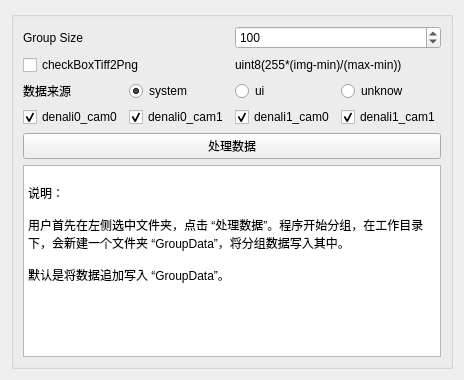
       <widget class="QWidget" name="tabDataPrepare">
        <attribute name="title">
         <string>数据准备</string>
        </attribute>
        <layout class="QVBoxLayout" name="verticalLayout_dataPrepare">
         <item>
          <widget class="QGroupBox" name="groupDataSource">
           <property name="title">
            <string/>
           </property>
           <layout class="QVBoxLayout" name="verticalLayout">
            <item>
             <layout class="QHBoxLayout" name="horizontalLayout_2">
              <item>
               <widget class="QLabel" name="labelGroupSize">
                <property name="text">
                 <string>Group Size</string>
                </property>
               </widget>
              </item>
              <item>
               <widget class="QSpinBox" name="spinBoxGroupSize">
                <property name="minimum">
                 <number>1</number>
                </property>
                <property name="maximum">
                 <number>10000</number>
                </property>
                <property name="value">
                 <number>100</number>
                </property>
               </widget>
              </item>
             </layout>
            </item>
            <item>
             <layout class="QHBoxLayout" name="horizontalLayout_checkBoxTiff2Png">
              <item>
               <widget class="QCheckBox" name="checkBoxTiff2Png">
                <property name="text">
                 <string>checkBoxTiff2Png</string>
                </property>
               </widget>
              </item>
              <item>
               <widget class="QLabel" name="labelTiff2PngHint">
                <property name="text">
                 <string>uint8(255*(img-min)/(max-min))</string>
                </property>
               </widget>
              </item>
             </layout>
            </item>
            <item>
             <layout class="QHBoxLayout" name="horizontalLayout_dataSourceType">
              <item>
               <widget class="QLabel" name="labelDataSource">
                <property name="text">
                 <string>数据来源</string>
                </property>
               </widget>
              </item>
              <item>
               <widget class="QRadioButton" name="radioSystem">
                <property name="toolTip">
                 <string>由现有系统采集，根据时间区分denali0，denali1</string>
                </property>
                <property name="text">
                 <string>system</string>
                </property>
                <property name="checked">
                 <bool>true</bool>
                </property>
               </widget>
              </item>
              <item>
               <widget class="QRadioButton" name="radioUi">
                <property name="text">
                 <string>ui</string>
                </property>
               </widget>
              </item>
              <item>
               <widget class="QRadioButton" name="radioUnknow">
                <property name="toolTip">
                 <string>不知道数据来源，只能所有图片混在一起分</string>
                </property>
                <property name="text">
                 <string>unknow</string>
                </property>
               </widget>
              </item>
             </layout>
            </item>
            <item>
             <layout class="QHBoxLayout" name="horizontalLayout_denaliCams">
              <item>
               <widget class="QCheckBox" name="checkDenali0Cam0">
                <property name="text">
                 <string>denali0_cam0</string>
                </property>
                <property name="checked">
                 <bool>true</bool>
                </property>
               </widget>
              </item>
              <item>
               <widget class="QCheckBox" name="checkDenali0Cam1">
                <property name="text">
                 <string>denali0_cam1</string>
                </property>
                <property name="checked">
                 <bool>true</bool>
                </property>
               </widget>
              </item>
              <item>
               <widget class="QCheckBox" name="checkDenali1Cam0">
                <property name="text">
                 <string>denali1_cam0</string>
                </property>
                <property name="checked">
                 <bool>true</bool>
                </property>
               </widget>
              </item>
              <item>
               <widget class="QCheckBox" name="checkDenali1Cam1">
                <property name="text">
                 <string>denali1_cam1</string>
                </property>
                <property name="checked">
                 <bool>true</bool>
                </property>
               </widget>
              </item>
             </layout>
            </item>
            <item>
             <widget class="QPushButton" name="btnDataProcessing">
              <property name="text">
               <string>处理数据</string>
              </property>
             </widget>
            </item>
            <item>
             <widget class="QTextBrowser" name="textBrowserDataPrepareHelp">
              <property name="html">
               <string>&lt;!DOCTYPE HTML PUBLIC &quot;-//W3C//DTD HTML 4.0//EN&quot; &quot;http://www.w3.org/TR/REC-html40/strict.dtd&quot;&gt;
&lt;html&gt;&lt;head&gt;&lt;meta name=&quot;qrichtext&quot; content=&quot;1&quot; /&gt;&lt;style type=&quot;text/css&quot;&gt;
p, li { white-space: pre-wrap; }
&lt;/style&gt;&lt;/head&gt;&lt;body style=&quot; font-family:'SimSun'; font-size:9pt; font-weight:400; font-style:normal;&quot;&gt;
&lt;p style=&quot;-qt-paragraph-type:empty; margin-top:0px; margin-bottom:0px; margin-left:0px; margin-right:0px; -qt-block-indent:0; text-indent:0px;&quot;&gt;&lt;br /&gt;&lt;/p&gt;
&lt;p style=&quot; margin-top:0px; margin-bottom:0px; margin-left:0px; margin-right:0px; -qt-block-indent:0; text-indent:0px;&quot;&gt;说明：&lt;br /&gt;&lt;br /&gt;用户首先在左侧选中文件夹，点击 “处理数据”。程序开始分组，在工作目录下，会新建一个文件夹 “GroupData”，将分组数据写入其中。&lt;/p&gt;
&lt;p style=&quot;-qt-paragraph-type:empty; margin-top:0px; margin-bottom:0px; margin-left:0px; margin-right:0px; -qt-block-indent:0; text-indent:0px;&quot;&gt;&lt;br /&gt;&lt;/p&gt;
&lt;p style=&quot; margin-top:0px; margin-bottom:0px; margin-left:0px; margin-right:0px; -qt-block-indent:0; text-indent:0px;&quot;&gt;默认是将数据追加写入 “GroupData”。&lt;/p&gt;&lt;/body&gt;&lt;/html&gt;</string>
              </property>
             </widget>
            </item>
           </layout>
          </widget>
         </item>
        </layout>
       </widget>
